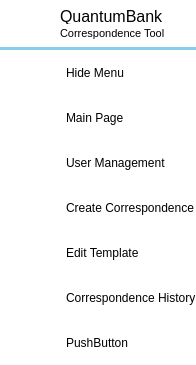
        <widget class="QFrame" name="leftMenuBg">
         <property name="minimumSize">
          <size>
           <width>0</width>
           <height>0</height>
          </size>
         </property>
         <property name="maximumSize">
          <size>
           <width>60</width>
           <height>16777215</height>
          </size>
         </property>
         <property name="styleSheet">
          <string notr="true">background-color: rgb(255, 255, 255);</string>
         </property>
         <property name="frameShape">
          <enum>QFrame::NoFrame</enum>
         </property>
         <property name="frameShadow">
          <enum>QFrame::Raised</enum>
         </property>
         <layout class="QVBoxLayout" name="verticalLayout_7">
          <property name="spacing">
           <number>0</number>
          </property>
          <property name="leftMargin">
           <number>0</number>
          </property>
          <property name="topMargin">
           <number>0</number>
          </property>
          <property name="rightMargin">
           <number>0</number>
          </property>
          <property name="bottomMargin">
           <number>0</number>
          </property>
          <item>
           <widget class="QFrame" name="topLogoInfo">
            <property name="minimumSize">
             <size>
              <width>0</width>
              <height>50</height>
             </size>
            </property>
            <property name="maximumSize">
             <size>
              <width>16777215</width>
              <height>50</height>
             </size>
            </property>
            <property name="styleSheet">
             <string notr="true">#topLogoInfo {
	border: none;
	border-bottom: 3px solid rgb(135, 206, 235);
}</string>
            </property>
            <property name="frameShape">
             <enum>QFrame::NoFrame</enum>
            </property>
            <property name="frameShadow">
             <enum>QFrame::Raised</enum>
            </property>
            <widget class="QLabel" name="label_2">
             <property name="geometry">
              <rect>
               <x>60</x>
               <y>8</y>
               <width>161</width>
               <height>16</height>
              </rect>
             </property>
             <property name="font">
              <font>
               <pointsize>12</pointsize>
              </font>
             </property>
             <property name="text">
              <string>QuantumBank</string>
             </property>
            </widget>
            <widget class="QLabel" name="label_3">
             <property name="geometry">
              <rect>
               <x>60</x>
               <y>25</y>
               <width>111</width>
               <height>16</height>
              </rect>
             </property>
             <property name="font">
              <font>
               <pointsize>8</pointsize>
              </font>
             </property>
             <property name="text">
              <string>Correspondence Tool</string>
             </property>
            </widget>
            <widget class="QFrame" name="topLogo">
             <property name="geometry">
              <rect>
               <x>10</x>
               <y>3</y>
               <width>42</width>
               <height>42</height>
              </rect>
             </property>
             <property name="minimumSize">
              <size>
               <width>42</width>
               <height>42</height>
              </size>
             </property>
             <property name="maximumSize">
              <size>
               <width>42</width>
               <height>42</height>
              </size>
             </property>
             <property name="styleSheet">
              <string notr="true">#topLogo {
    background-image: url(:/resources/QuantumBankLogo.png);
    background-position: center;
    background-repeat: no-repeat;
}
</string>
             </property>
             <property name="frameShape">
              <enum>QFrame::NoFrame</enum>
             </property>
             <property name="frameShadow">
              <enum>QFrame::Raised</enum>
             </property>
            </widget>
           </widget>
          </item>
          <item>
           <widget class="QFrame" name="leftMenuFrame">
            <property name="styleSheet">
             <string notr="true">#leftMenuFrame .QPushButton {	
	background-position: left center;
    background-repeat: no-repeat;
	border: none;
	border-left: 22px solid transparent;
	background-color: transparent;
	text-align: left;
	padding-left: 44px;
}
#leftMenuFrame .QPushButton:hover {
	background-color: rgb(240, 248, 255);
}
#leftMenuFrame .QPushButton:pressed {	
	background-color: rgb(173, 216, 230);
}</string>
            </property>
            <property name="frameShape">
             <enum>QFrame::NoFrame</enum>
            </property>
            <property name="frameShadow">
             <enum>QFrame::Raised</enum>
            </property>
            <layout class="QVBoxLayout" name="verticalLayout_8">
             <property name="spacing">
              <number>0</number>
             </property>
             <property name="leftMargin">
              <number>0</number>
             </property>
             <property name="topMargin">
              <number>0</number>
             </property>
             <property name="rightMargin">
              <number>0</number>
             </property>
             <property name="bottomMargin">
              <number>0</number>
             </property>
             <item>
              <widget class="QFrame" name="toggleBox">
               <property name="maximumSize">
                <size>
                 <width>16777215</width>
                 <height>45</height>
                </size>
               </property>
               <property name="frameShape">
                <enum>QFrame::NoFrame</enum>
               </property>
               <property name="frameShadow">
                <enum>QFrame::Raised</enum>
               </property>
               <layout class="QVBoxLayout" name="verticalLayout_11">
                <property name="spacing">
                 <number>0</number>
                </property>
                <property name="leftMargin">
                 <number>0</number>
                </property>
                <property name="topMargin">
                 <number>0</number>
                </property>
                <property name="rightMargin">
                 <number>0</number>
                </property>
                <property name="bottomMargin">
                 <number>0</number>
                </property>
                <item>
                 <widget class="QPushButton" name="toggleButton">
                  <property name="minimumSize">
                   <size>
                    <width>0</width>
                    <height>45</height>
                   </size>
                  </property>
                  <property name="cursor">
                   <cursorShape>PointingHandCursor</cursorShape>
                  </property>
                  <property name="styleSheet">
                   <string notr="true">background-image: url(:/resources/menuIcon.png)</string>
                  </property>
                  <property name="text">
                   <string>Hide Menu</string>
                  </property>
                 </widget>
                </item>
               </layout>
              </widget>
             </item>
             <item alignment="Qt::Qt::AlignTop">
              <widget class="QFrame" name="topMenu">
               <property name="styleSheet">
                <string notr="true"/>
               </property>
               <property name="frameShape">
                <enum>QFrame::NoFrame</enum>
               </property>
               <property name="frameShadow">
                <enum>QFrame::Raised</enum>
               </property>
               <layout class="QVBoxLayout" name="verticalLayout_10">
                <property name="spacing">
                 <number>0</number>
                </property>
                <property name="leftMargin">
                 <number>0</number>
                </property>
                <property name="topMargin">
                 <number>0</number>
                </property>
                <property name="rightMargin">
                 <number>0</number>
                </property>
                <property name="bottomMargin">
                 <number>0</number>
                </property>
                <item>
                 <widget class="QPushButton" name="btn_home">
                  <property name="minimumSize">
                   <size>
                    <width>0</width>
                    <height>45</height>
                   </size>
                  </property>
                  <property name="cursor">
                   <cursorShape>PointingHandCursor</cursorShape>
                  </property>
                  <property name="styleSheet">
                   <string notr="true">background-image: url(:/resources/homeIcon.png);</string>
                  </property>
                  <property name="text">
                   <string>Main Page</string>
                  </property>
                 </widget>
                </item>
                <item>
                 <widget class="QPushButton" name="btn_users">
                  <property name="minimumSize">
                   <size>
                    <width>0</width>
                    <height>45</height>
                   </size>
                  </property>
                  <property name="cursor">
                   <cursorShape>PointingHandCursor</cursorShape>
                  </property>
                  <property name="styleSheet">
                   <string notr="true">background-image: url(:/resources/usersIcon.png);</string>
                  </property>
                  <property name="text">
                   <string>User Management</string>
                  </property>
                 </widget>
                </item>
                <item>
                 <widget class="QPushButton" name="btn_send">
                  <property name="minimumSize">
                   <size>
                    <width>0</width>
                    <height>45</height>
                   </size>
                  </property>
                  <property name="cursor">
                   <cursorShape>PointingHandCursor</cursorShape>
                  </property>
                  <property name="styleSheet">
                   <string notr="true">background-image: url(:/resources/newDocument.png);</string>
                  </property>
                  <property name="text">
                   <string>Create Correspondence</string>
                  </property>
                 </widget>
                </item>
                <item>
                 <widget class="QPushButton" name="btn_template">
                  <property name="minimumSize">
                   <size>
                    <width>0</width>
                    <height>45</height>
                   </size>
                  </property>
                  <property name="cursor">
                   <cursorShape>PointingHandCursor</cursorShape>
                  </property>
                  <property name="styleSheet">
                   <string notr="true">background-image: url(:/resources/documentsIcon.png);</string>
                  </property>
                  <property name="text">
                   <string>Edit Template</string>
                  </property>
                 </widget>
                </item>
                <item>
                 <widget class="QPushButton" name="btn_history">
                  <property name="minimumSize">
                   <size>
                    <width>0</width>
                    <height>45</height>
                   </size>
                  </property>
                  <property name="cursor">
                   <cursorShape>PointingHandCursor</cursorShape>
                  </property>
                  <property name="styleSheet">
                   <string notr="true">background-image: url(:/resources/historyIcon.png);</string>
                  </property>
                  <property name="text">
                   <string>Correspondence History</string>
                  </property>
                 </widget>
                </item>
               </layout>
              </widget>
             </item>
             <item alignment="Qt::Qt::AlignBottom">
              <widget class="QFrame" name="bottomMenu">
               <property name="styleSheet">
                <string notr="true"/>
               </property>
               <property name="frameShape">
                <enum>QFrame::NoFrame</enum>
               </property>
               <property name="frameShadow">
                <enum>QFrame::Raised</enum>
               </property>
               <layout class="QVBoxLayout" name="verticalLayout_9">
                <property name="spacing">
                 <number>0</number>
                </property>
                <property name="leftMargin">
                 <number>0</number>
                </property>
                <property name="topMargin">
                 <number>0</number>
                </property>
                <property name="rightMargin">
                 <number>0</number>
                </property>
                <property name="bottomMargin">
                 <number>0</number>
                </property>
                <item>
                 <widget class="QPushButton" name="toggleLeftBox">
                  <property name="minimumSize">
                   <size>
                    <width>0</width>
                    <height>45</height>
                   </size>
                  </property>
                  <property name="cursor">
                   <cursorShape>PointingHandCursor</cursorShape>
                  </property>
                  <property name="styleSheet">
                   <string notr="true">background-image: url(:/resources/configIcon.png);
</string>
                  </property>
                  <property name="text">
                   <string>PushButton</string>
                  </property>
                 </widget>
                </item>
               </layout>
              </widget>
             </item>
            </layout>
           </widget>
          </item>
         </layout>
        </widget>
